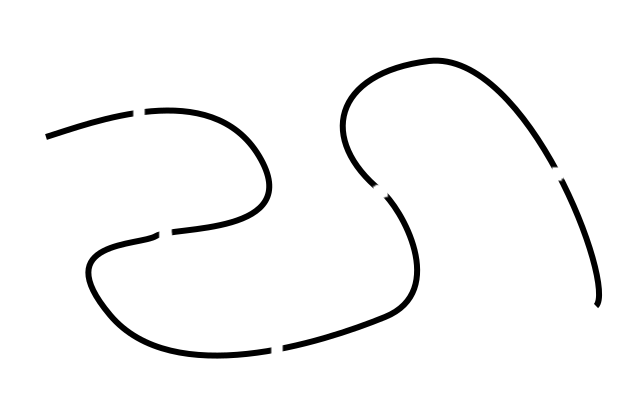
#> input picture length/hole.png, 640 x 400 px
$ python hole.py
#> lines starting #> are read from the running program, lines starting #| are printed output that depends on the picture; after the words box and inside, x2 and y2 are one past the last pixel; in counts of white or black regions, pixels touching at a corner belong together
#!/usr/bin/env python

import cv2
import numpy as np

def getLandmarks(corners):
    holes=[]
    for i in range(0,len(corners)):
        for j in range(i+1,len(corners)):
            x1,y1=corners[i].ravel()
            x2,y2=corners[j].ravel()
            if abs(x1-x2)<=30 and abs(y1-y2)<=30:
                holes.append((int((x1+x2)/2),int((y1+y2)/2)))
    return holes

# lodes in img

img = cv2.imread('hole.png', cv2.IMREAD_COLOR)
#> img is the input picture: shape (400, 640, 3); min 0, max 255, mean 246.5
cv2.imshow('img',img)
img_gray = cv2.cvtColor(img, cv2.COLOR_RGB2GRAY)

corners = cv2.goodFeaturesToTrack(img_gray, 200, 0.05, 10)
#> corners = [[556, 166], [158, 232], [559, 181], [47, 138], [385, 198], [270, 348], [283, 350], [132, 111], [376, 184], [598, 306], [145, 113], [172, 234]]

holes=getLandmarks(corners)
#> the loop in getLandmarks, `for i in range(0,len(corners)):` made 12 passes
#> after the loop in getLandmarks, `for i in range(0,len(corners)):`: holes = [(557, 173), (165, 233), (380, 191), (276, 349), (138, 112)]
print(len(holes))
#| 5
for corner in holes:
    cv2.circle(img, (corner), 7, (255,255,0), -1)
#> this loop made 5 passes
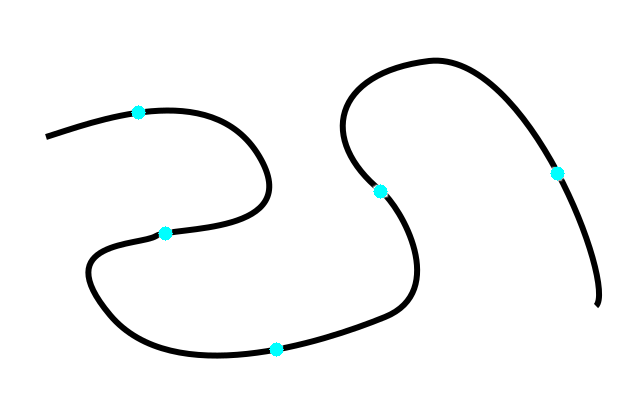
#> img: shape (400, 640, 3); 0.29% of pixels changed, all inside (x1, y1, x2, y2) = (131, 105, 565, 357)

cv2.imshow('img',img)
cv2.waitKey(0)

$ run again, with length/split.PNG copied over length/hole.png
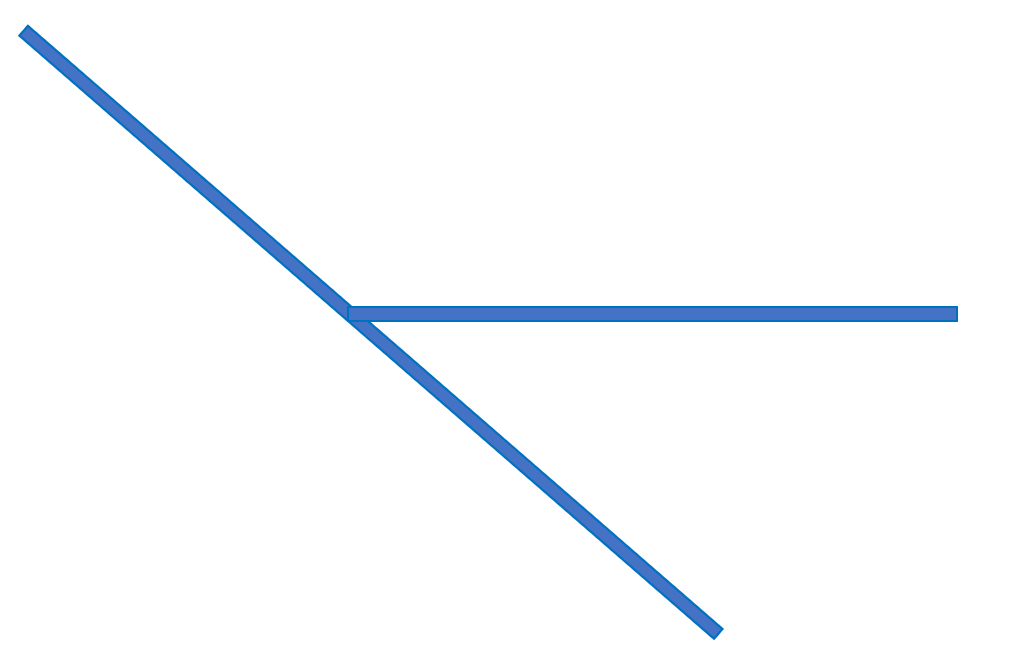
#> input picture length/split.PNG, 1033 x 659 px
#> img is the input picture: shape (659, 1033, 3); mean B, G, R 252.9, 250.1, 247.9
#> `img_gray = cv2.cvtColor(img, cv2.COLOR_RGB2GRAY)`:
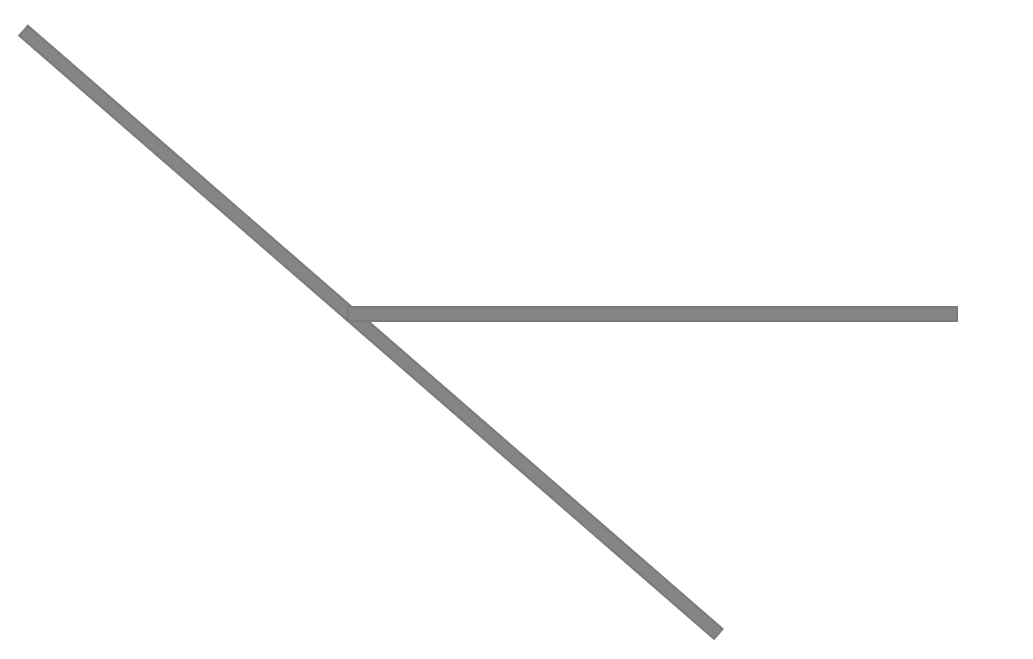
#> img_gray: shape (659, 1033); min 123, max 255, mean 250.7
#> corners = [[957, 321], [957, 306], [372, 322], [18, 35], [27, 25], [714, 639], [723, 628], [352, 305]]
#> the loop in getLandmarks, `for i in range(0,len(corners)):` made 8 passes
#> after the loop in getLandmarks, `for i in range(0,len(corners)):`: holes = [(957, 313), (362, 313), (22, 30), (718, 633)]
#| 4
#> the loop `for corner in holes:` made 4 passes
#> after the loop `for corner in holes:`:
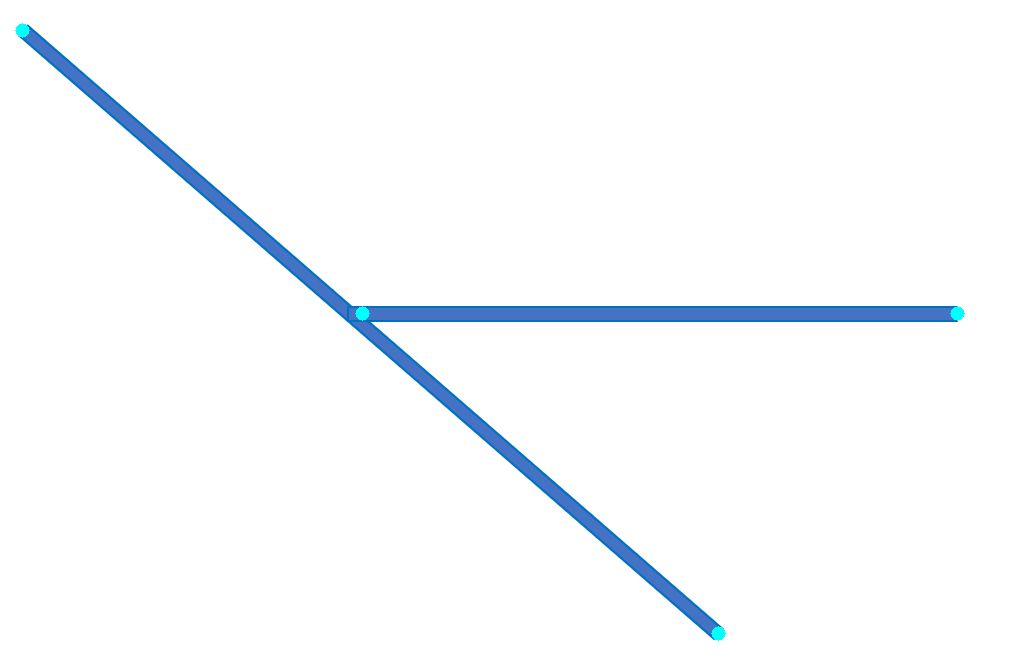
#> img: shape (659, 1033, 3); 0.09% of pixels changed, all inside (x1, y1, x2, y2) = (15, 23, 965, 641)
